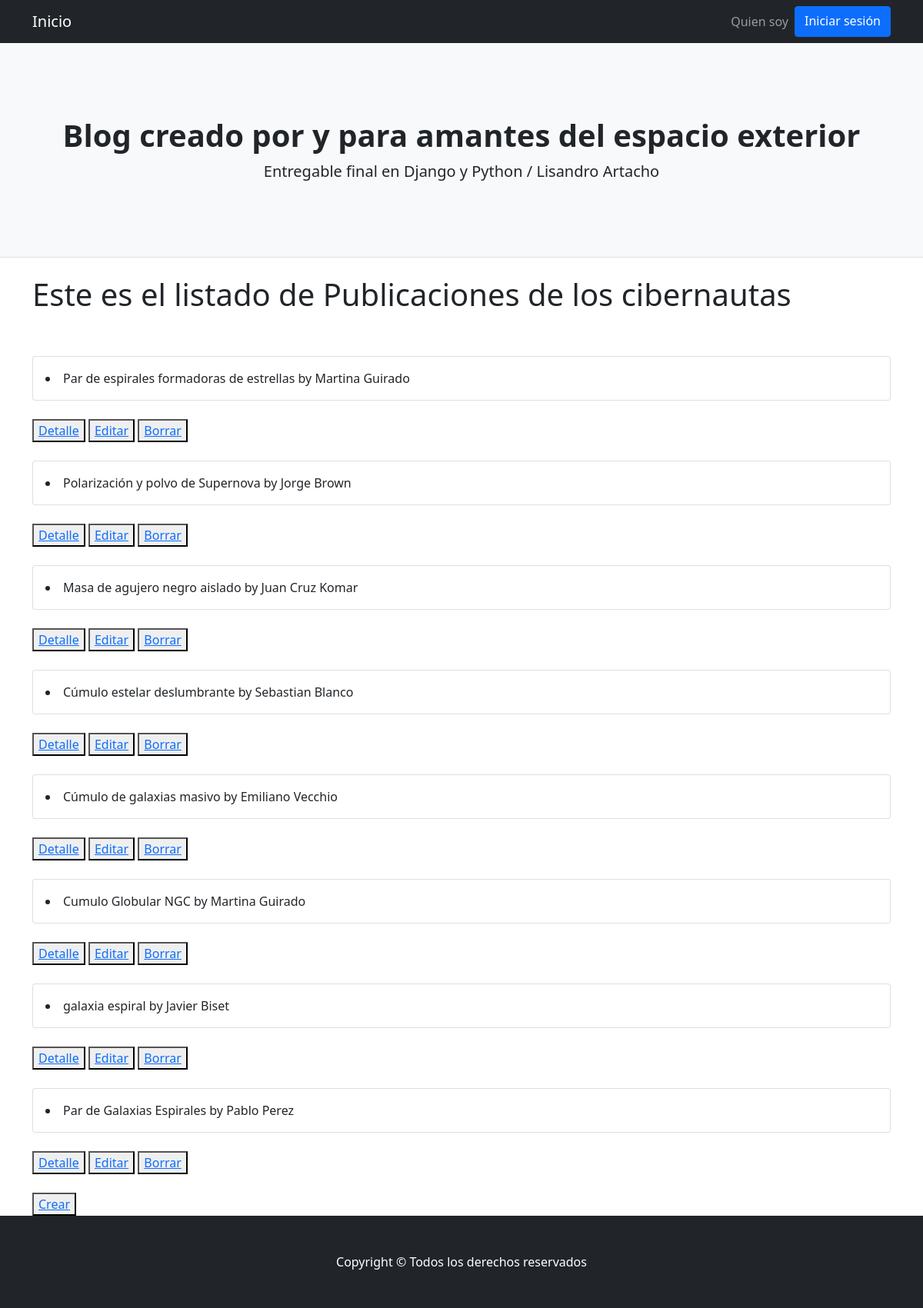
/posts/, run on the app's committed database.
### AppBlog/models.py (models this page shows)
class Posts(models.Model):
    id = models.AutoField(primary_key=True)
    titulo = models.CharField(max_length=40)
    subtitulo = models.CharField(max_length=40)
    cuerpo = RichTextField()
    autor = models.CharField(max_length=40)
    fecha = models.DateField(default=datetime.now)
    imagen = models.URLField(max_length = 255, blank = False, null= False)
    class Meta:
        verbose_name_plural = "Posts"
        verbose_name = "Post"
    def __str__(self):
        return f'{self.titulo} by {self.autor}'

### AppBlog/views.py (the view)
# urls.py: path('posts/', PostsList.as_view(), name='posts_lista'),
class PostsList(ListView):
    model = Posts
    template_name = "AppBlog/posts_list.html"

### AppBlog/Templates/AppBlog/posts_list.html
{% extends "AppBlog/padre.html" %}
{% load static %}
{% block contenidoQueCambia %}
<h1>Este es el listado de Publicaciones de los cibernautas</h1>
{% for post in object_list %}
<br>
<br>
<div class="card mb-4">
  <div class="card-body">
    <li>{{post}}</li>
  </div>
</div>
<button>
  <a href="{% url 'posts_detalle' post.id %}">Detalle</a>
</button>
<button>
  <a href="{% url 'posts_editar' post.id%}">Editar</a>
</button>
<button>
  <a href="{% url 'posts_borrar' post.id %}">Borrar</a>
</button>
{% endfor %}
<br>
<br>
<button>
  <a href="{% url 'posts_crear' %}">Crear</a>
</button>
{% endblock %}

### AppBlog/Templates/AppBlog/padre.html (shortened to what this page needs)
<!DOCTYPE html>
<html lang="en">
    <head>
        {% load static %}
        <link href="{% static 'AppBlog/css/styles.css' %}" rel="stylesheet" />
    </head>
    <body>
        <nav class="navbar navbar-expand-lg navbar-dark bg-dark">
            <div class="container">
                <a class="navbar-brand" href="{% url 'inicio' %}">Inicio</a>
                <div class="collapse navbar-collapse" id="navbarSupportedContent">
                    <ul class="navbar-nav ms-auto mb-2 mb-lg-0">
                        <li class="nav-item"><a class="nav-link" href="{% url 'nosotras' %}">Quien soy</a></li>
                        {% if user.is_authenticated %}
                            <li class="nav-item"><a class="nav-link" href="{% url 'posts_lista' %}">Publicaciones</a></li>
                            <li class="nav-item"><a class="nav-link" href="{% url 'autores_lista' %}">Autores</a></li>
                            <li class="nav-item"><a class="nav-link" href="{% url 'Logout' %}">Cerrar sesión</a></li>
                            <a href="{% url 'perfil' %}">Hola {{user.username}}</a>
                        {% else %}
                            <a class="btn btn-primary" href="{% url 'Login' %}">Iniciar sesión</a>
                        {% endif %}
                    </ul>
                </div>
            </div>
        </nav>
        <header class="py-5 bg-light border-bottom mb-4">
            <div class="container">
                <div class="text-center my-5">
                    <h1 class="fw-bolder">Blog creado por y para amantes del espacio exterior</h1>
                    <p class="lead mb-0">Entregable final en Django y Python / Lisandro Artacho</p>
                </div>
            </div>
        </header>
        <div class="container">
        {% block contenidoQueCambia %}
        {% endblock %}
        </div>
        <footer class="py-5 bg-dark">
            <div class="container"><p class="m-0 text-center text-white">Copyright &copy; Todos los derechos reservados</p></div>
        </footer>
    </body>
</html>

### data on the page
Posts: titulo+autor "Par de espirales formadoras de estrellas by Martina Guirado"
Posts: titulo+autor "Polarización y polvo de Supernova by Jorge Brown"
Posts: titulo+autor "Masa de agujero negro aislado by Juan Cruz Komar"
Posts: titulo+autor "Cúmulo estelar deslumbrante by Sebastian Blanco"
Posts: titulo+autor "Cúmulo de galaxias masivo by Emiliano Vecchio"
Posts: titulo+autor "Cumulo Globular NGC by Martina Guirado"
Posts: titulo+autor "galaxia espiral by Javier Biset"
Posts: titulo+autor "Par de Galaxias Espirales by Pablo Perez"
